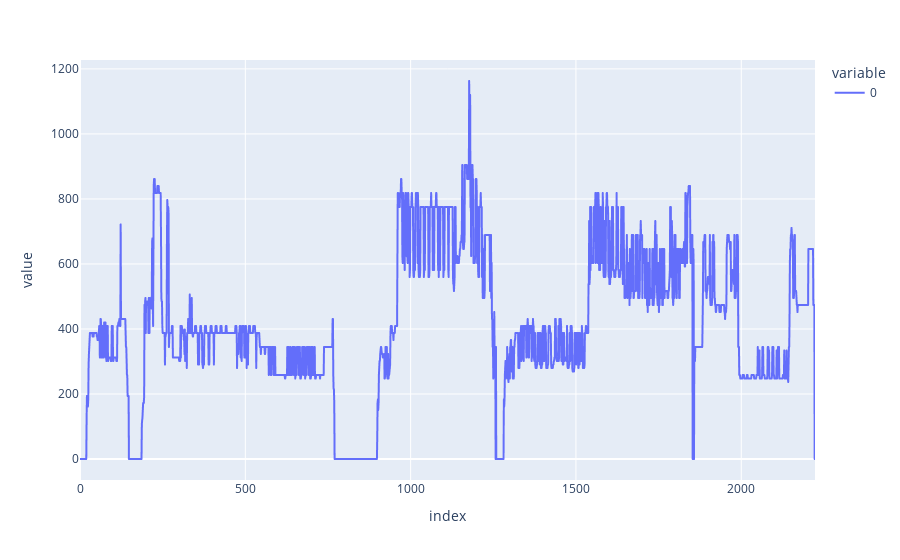

Source (notebook cell):
### Code cell
px.line(f0_max)

### Figure 1 — Plotly figure (JSON) as saved in the notebook; plotly's stock layout.template omitted (floating-point values rounded to 4 significant figures; data arrays with more than 128 entries replaced by an {"elided": "..."} marker saying what was removed)
{"data": [{"hovertemplate": "variable=0<br>index=%{x}<br>value=%{y}<extra></extra>", "legendgroup": "0", "line": {"color": "#636efa", "dash": "solid"}, "marker": {"symbol": "circle"}, "mode": "lines", "name": "0", "showlegend": true, "type": "scattergl", "x": {"elided": "2224 int values"}, "xaxis": "x", "y": {"elided": "2224 float values"}, "yaxis": "y"}], "layout": {"legend": {"title": {"text": "variable"}, "tracegroupgap": 0}, "margin": {"t": 60}, "xaxis": {"anchor": "y", "domain": [0, 1], "title": {"text": "index"}}, "yaxis": {"anchor": "x", "domain": [0, 1], "title": {"text": "value"}}}}
